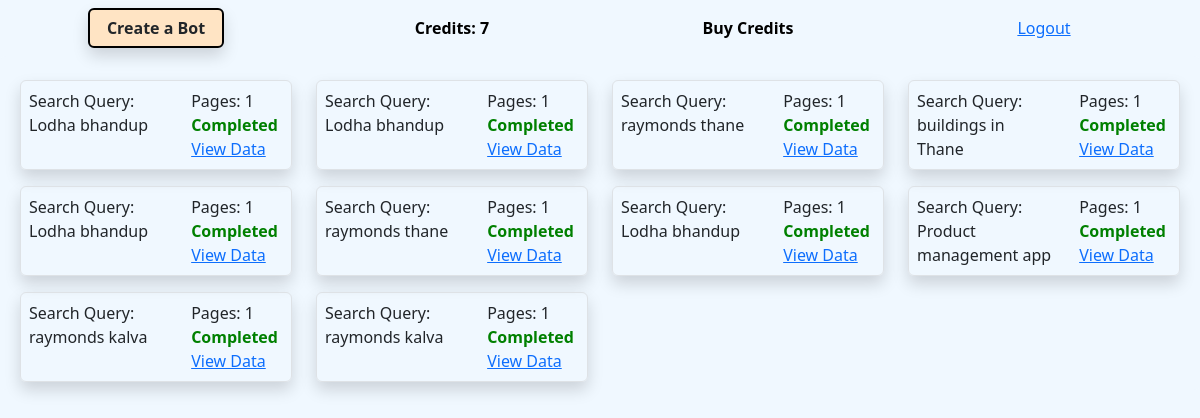
The app's page /dashboard/ (signed in), older data.
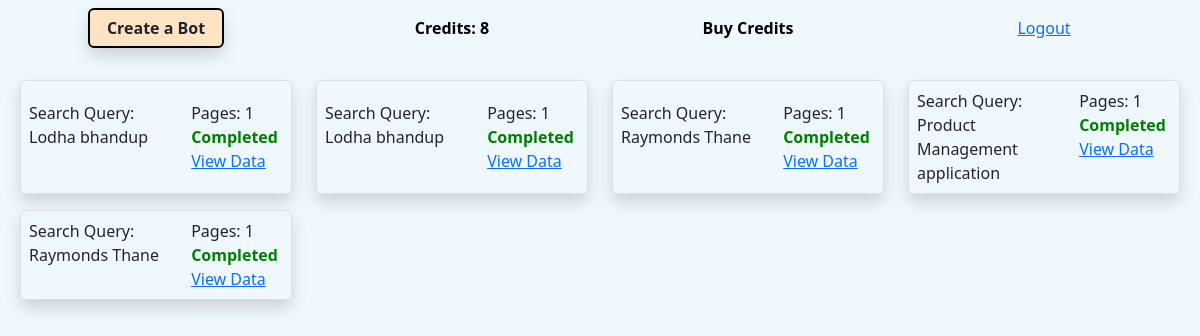
The same page, newer data.
### scrapy/models.py (models this page shows)
class Client(models.Model):
    userid = models.AutoField(primary_key=True)
    fname = models.CharField(max_length=30)
    lname = models.CharField(max_length=30)
    isLoggedIn = models.BooleanField(default=False)
    email = models.EmailField(unique=True)
    password = models.CharField(max_length=100)
    num_bots = models.PositiveIntegerField(default=0)

class Bot(models.Model):
    botid = models.AutoField(primary_key=True)
    user = models.ForeignKey(Client, related_name='bots', on_delete=models.CASCADE)
    query = models.CharField(max_length=255)
    pages = models.PositiveIntegerField(default=1)
    status = models.CharField(max_length=50) #StartBot 0% 10% ... Completed Error

### scrapy/views.py (the view)
# urls.py: path('dashboard/',views.dashboard),
@csrf_exempt
def dashboard(request):
    email = request.session.pop('useremail', None)
    if email:
        client = Client.objects.get(email=email)
        bot = Bot.objects.filter(user=client)
        return render(request,'dashboard.html',{'client':client,
                                                 'bots': bot})
    else:
        return redirect(homepage)

### templates/dashboard.html (shortened to what this page needs)
<!DOCTYPE html>
<html lang="en">
{% load static %}
<head>
    <link href="https://cdn.jsdelivr.net/npm/bootstrap@5.3.3/dist/css/bootstrap.min.css" rel="stylesheet"
 />
    <link rel="stylesheet" href="{% static 'dashboard.css' %}">
</head>
<body>
    <div class="container-fluid" id="navbarContainer">
        <div class="navbar p-2 justify-content-center row">
            <div class="col-3 text-center">
                <button class="btn rounded modalbutton text-center shadow" data-bs-toggle="modal"
                    data-bs-target="#BotCreationForm">
                    <strong>Create a Bot</strong>
                </button>
            </div>
            <div class="col-3 text-center">
                <strong style="color: black;">
                    Credits: <span id="num_bots" style="color: black;"> {{client.num_bots}} </span>
                </strong>
            </div>
            <div class="col-3 text-center">
                <strong style="color: black;">
                    Buy Credits
                </strong>
            </div>
            <div class="col-3 text-center"><a href="/logout/{{client.userid}}">Logout</a></div>
        </div>
    </div>
    <div id="listofbots" class="container-fluid rounded">
        <div class="row p-2" id="listofbotsMainRow">
            {% for bot in bots %}
            <div class="col-xl-3 col-lg-6 col-md-6 col-sm-12 col-xs-12 justify-content-center equal mt-3">
                <div class="container-fluid border p-2 shadow rounded outer">
                    <div class="row inner">
                        <div class="col-7">
                            Search Query: {{bot.query}}
                        </div>
                        <div class="col-5"  id="BotDetails-{{bot.botid}}">
                            Pages: {{bot.pages}}
                            <br>
                            {% if bot.status == "Completed" %}
                            <span id="StatusGreen">{{bot.status}}</span>
                            {% elif bot.status == "Error" %}
                            <span id="StatusRed">{{bot.status}}</span>
                            {% elif bot.status == "StartBot" %}
                            <button class="rounded StartBotButton" id="StartBot-{{bot.botid}}" onclick="StartBotRun({{ client.userid }},{{ bot.botid }})">
                                Start Bot
                            </button>
                            {% endif %}
                            <br>
                            {% if bot.status == "Completed" %}
                            <a href="data/{{client.userid}}/{{bot.botid}}">
                                View Data
                            </a>
                            {% endif %}
                        </div>
                    </div>
                </div>
            </div>
            {% endfor %}
        </div>
    </div>
</body>
</html>

Row changes from the older to the newer data that the page shows:
removed Bot: query "raymonds thane", pages "1", status "Completed"
removed Bot: query "buildings in Thane", pages "1", status "Completed"
removed Bot: query "Lodha bhandup", pages "1", status "Completed"
removed Bot: query "raymonds thane", pages "1", status "Completed"
removed Bot: query "Lodha bhandup", pages "1", status "Completed"
removed Bot: query "Product management app", pages "1", status "Completed"
removed Bot: query "raymonds kalva", pages "1", status "Completed"
removed Bot: query "raymonds kalva", pages "1", status "Completed"
changed Client: num_bots "7" → "8"
added Bot: query "Raymonds Thane", pages "1", status "Completed"
added Bot: query "Product Management application", pages "1", status "Completed"
added Bot: query "Raymonds Thane", pages "1", status "Completed"
